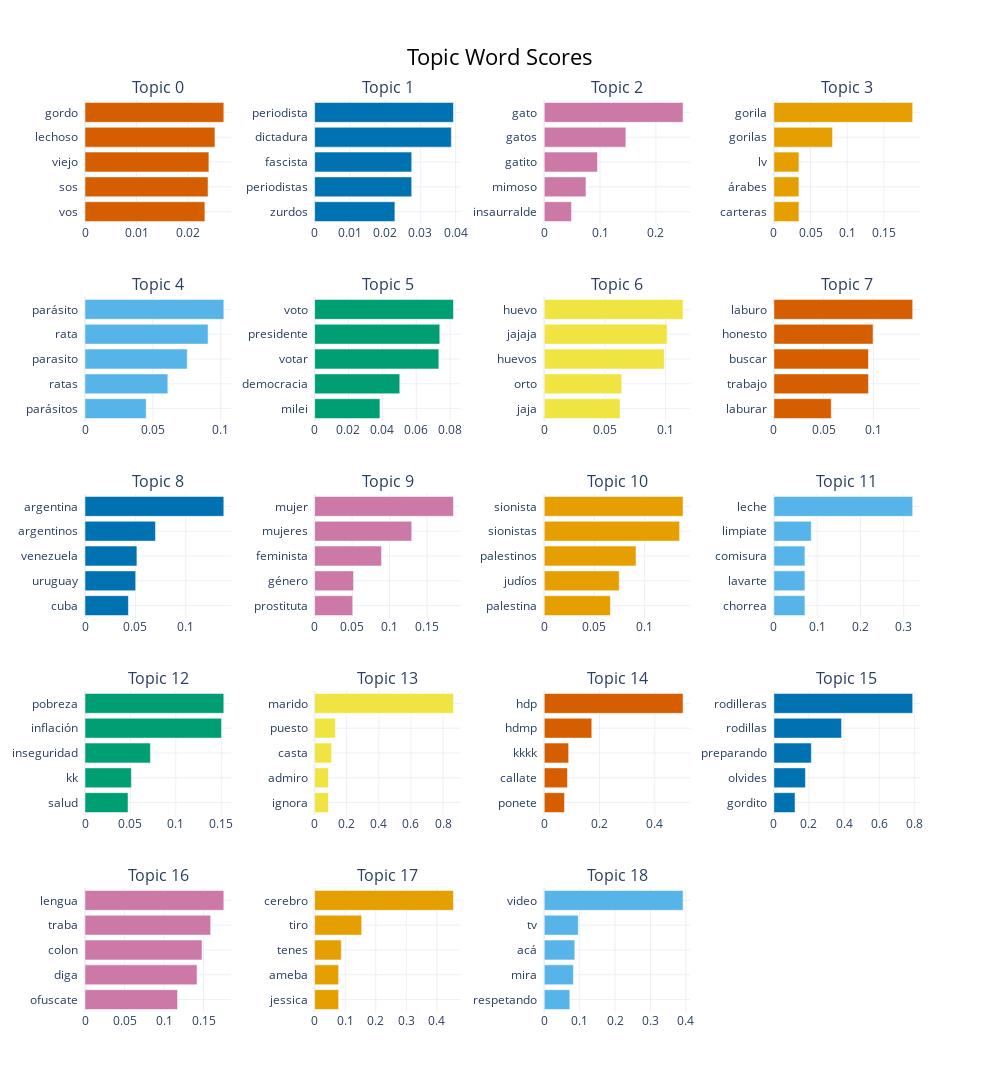

Notebook cell for this chart:
### Markdown cell above
### Términos por tópico

### Code cell
topic_model.visualize_barchart(top_n_topics=20)

### Figure 1 — Plotly figure (JSON) as saved in the notebook; plotly's stock layout.template omitted (floating-point values rounded to 4 significant figures)
{"data": [{"marker": {"color": "#D55E00"}, "orientation": "h", "type": "bar", "x": [0.02327, 0.02389, 0.02405, 0.02523, 0.02695], "xaxis": "x", "y": ["vos  ", "sos  ", "viejo  ", "lechoso  ", "gordo  "], "yaxis": "y"}, {"marker": {"color": "#0072B2"}, "orientation": "h", "type": "bar", "x": [0.02277, 0.02755, 0.02755, 0.03879, 0.03939], "xaxis": "x2", "y": ["zurdos  ", "periodistas  ", "fascista  ", "dictadura  ", "periodista  "], "yaxis": "y2"}, {"marker": {"color": "#CC79A7"}, "orientation": "h", "type": "bar", "x": [0.04882, 0.07472, 0.0954, 0.1462, 0.2487], "xaxis": "x3", "y": ["insaurralde  ", "mimoso  ", "gatito  ", "gatos  ", "gato  "], "yaxis": "y3"}, {"marker": {"color": "#E69F00"}, "orientation": "h", "type": "bar", "x": [0.03416, 0.03416, 0.03416, 0.08001, 0.1893], "xaxis": "x4", "y": ["carteras  ", "árabes  ", "lv  ", "gorilas  ", "gorila  "], "yaxis": "y4"}, {"marker": {"color": "#56B4E9"}, "orientation": "h", "type": "bar", "x": [0.0451, 0.06105, 0.07534, 0.09071, 0.1023], "xaxis": "x5", "y": ["parásitos  ", "ratas  ", "parasito  ", "rata  ", "parásito  "], "yaxis": "y5"}, {"marker": {"color": "#009E73"}, "orientation": "h", "type": "bar", "x": [0.03856, 0.0503, 0.07335, 0.07392, 0.08198], "xaxis": "x6", "y": ["milei  ", "democracia  ", "votar  ", "presidente  ", "voto  "], "yaxis": "y6"}, {"marker": {"color": "#F0E442"}, "orientation": "h", "type": "bar", "x": [0.06247, 0.06385, 0.09888, 0.1013, 0.1144], "xaxis": "x7", "y": ["jaja  ", "orto  ", "huevos  ", "jajaja  ", "huevo  "], "yaxis": "y7"}, {"marker": {"color": "#D55E00"}, "orientation": "h", "type": "bar", "x": [0.05768, 0.09506, 0.09506, 0.09969, 0.1395], "xaxis": "x8", "y": ["laburar  ", "trabajo  ", "buscar  ", "honesto  ", "laburo  "], "yaxis": "y8"}, {"marker": {"color": "#0072B2"}, "orientation": "h", "type": "bar", "x": [0.04309, 0.05031, 0.0515, 0.06992, 0.1377], "xaxis": "x9", "y": ["cuba  ", "uruguay  ", "venezuela  ", "argentinos  ", "argentina  "], "yaxis": "y9"}, {"marker": {"color": "#CC79A7"}, "orientation": "h", "type": "bar", "x": [0.05088, 0.05192, 0.08929, 0.1296, 0.1853], "xaxis": "x10", "y": ["prostituta  ", "género  ", "feminista  ", "mujeres  ", "mujer  "], "yaxis": "y10"}, {"marker": {"color": "#E69F00"}, "orientation": "h", "type": "bar", "x": [0.06589, 0.07467, 0.0914, 0.1348, 0.1382], "xaxis": "x11", "y": ["palestina  ", "judíos  ", "palestinos  ", "sionistas  ", "sionista  "], "yaxis": "y11"}, {"marker": {"color": "#56B4E9"}, "orientation": "h", "type": "bar", "x": [0.07174, 0.07174, 0.07174, 0.0864, 0.3207], "xaxis": "x12", "y": ["chorrea  ", "lavarte  ", "comisura  ", "limpiate  ", "leche  "], "yaxis": "y12"}, {"marker": {"color": "#009E73"}, "orientation": "h", "type": "bar", "x": [0.04737, 0.05106, 0.07203, 0.1503, 0.1529], "xaxis": "x13", "y": ["salud  ", "kk  ", "inseguridad  ", "inflación  ", "pobreza  "], "yaxis": "y13"}, {"marker": {"color": "#F0E442"}, "orientation": "h", "type": "bar", "x": [0.08611, 0.08611, 0.1057, 0.1291, 0.8648], "xaxis": "x14", "y": ["ignora  ", "admiro  ", "casta  ", "puesto  ", "marido  "], "yaxis": "y14"}, {"marker": {"color": "#D55E00"}, "orientation": "h", "type": "bar", "x": [0.07332, 0.084, 0.08823, 0.172, 0.5022], "xaxis": "x15", "y": ["ponete  ", "callate  ", "kkkk  ", "hdmp  ", "hdp  "], "yaxis": "y15"}, {"marker": {"color": "#0072B2"}, "orientation": "h", "type": "bar", "x": [0.1206, 0.1797, 0.2134, 0.3856, 0.7907], "xaxis": "x16", "y": ["gordito  ", "olvides  ", "preparando  ", "rodillas  ", "rodilleras  "], "yaxis": "y16"}, {"marker": {"color": "#CC79A7"}, "orientation": "h", "type": "bar", "x": [0.1172, 0.1418, 0.1481, 0.1591, 0.1757], "xaxis": "x17", "y": ["ofuscate  ", "diga  ", "colon  ", "traba  ", "lengua  "], "yaxis": "y17"}, {"marker": {"color": "#E69F00"}, "orientation": "h", "type": "bar", "x": [0.07854, 0.07854, 0.0872, 0.154, 0.4541], "xaxis": "x18", "y": ["jessica  ", "ameba  ", "tenes  ", "tiro  ", "cerebro  "], "yaxis": "y18"}, {"marker": {"color": "#56B4E9"}, "orientation": "h", "type": "bar", "x": [0.07219, 0.08227, 0.08626, 0.0961, 0.392], "xaxis": "x19", "y": ["respetando  ", "mira  ", "acá  ", "tv  ", "video  "], "yaxis": "y19"}], "layout": {"annotations": [{"font": {"size": 16}, "showarrow": false, "text": "Topic 0", "x": 0.0875, "xanchor": "center", "xref": "paper", "y": 1.0, "yanchor": "bottom", "yref": "paper"}, {"font": {"size": 16}, "showarrow": false, "text": "Topic 1", "x": 0.3625, "xanchor": "center", "xref": "paper", "y": 1.0, "yanchor": "bottom", "yref": "paper"}, {"font": {"size": 16}, "showarrow": false, "text": "Topic 2", "x": 0.6375, "xanchor": "center", "xref": "paper", "y": 1.0, "yanchor": "bottom", "yref": "paper"}, {"font": {"size": 16}, "showarrow": false, "text": "Topic 3", "x": 0.9125, "xanchor": "center", "xref": "paper", "y": 1.0, "yanchor": "bottom", "yref": "paper"}, {"font": {"size": 16}, "showarrow": false, "text": "Topic 4", "x": 0.0875, "xanchor": "center", "xref": "paper", "y": 0.784, "yanchor": "bottom", "yref": "paper"}, {"font": {"size": 16}, "showarrow": false, "text": "Topic 5", "x": 0.3625, "xanchor": "center", "xref": "paper", "y": 0.784, "yanchor": "bottom", "yref": "paper"}, {"font": {"size": 16}, "showarrow": false, "text": "Topic 6", "x": 0.6375, "xanchor": "center", "xref": "paper", "y": 0.784, "yanchor": "bottom", "yref": "paper"}, {"font": {"size": 16}, "showarrow": false, "text": "Topic 7", "x": 0.9125, "xanchor": "center", "xref": "paper", "y": 0.784, "yanchor": "bottom", "yref": "paper"}, {"font": {"size": 16}, "showarrow": false, "text": "Topic 8", "x": 0.0875, "xanchor": "center", "xref": "paper", "y": 0.568, "yanchor": "bottom", "yref": "paper"}, {"font": {"size": 16}, "showarrow": false, "text": "Topic 9", "x": 0.3625, "xanchor": "center", "xref": "paper", "y": 0.568, "yanchor": "bottom", "yref": "paper"}, {"font": {"size": 16}, "showarrow": false, "text": "Topic 10", "x": 0.6375, "xanchor": "center", "xref": "paper", "y": 0.568, "yanchor": "bottom", "yref": "paper"}, {"font": {"size": 16}, "showarrow": false, "text": "Topic 11", "x": 0.9125, "xanchor": "center", "xref": "paper", "y": 0.568, "yanchor": "bottom", "yref": "paper"}, {"font": {"size": 16}, "showarrow": false, "text": "Topic 12", "x": 0.0875, "xanchor": "center", "xref": "paper", "y": 0.352, "yanchor": "bottom", "yref": "paper"}, {"font": {"size": 16}, "showarrow": false, "text": "Topic 13", "x": 0.3625, "xanchor": "center", "xref": "paper", "y": 0.352, "yanchor": "bottom", "yref": "paper"}, {"font": {"size": 16}, "showarrow": false, "text": "Topic 14", "x": 0.6375, "xanchor": "center", "xref": "paper", "y": 0.352, "yanchor": "bottom", "yref": "paper"}, {"font": {"size": 16}, "showarrow": false, "text": "Topic 15", "x": 0.9125, "xanchor": "center", "xref": "paper", "y": 0.352, "yanchor": "bottom", "yref": "paper"}, {"font": {"size": 16}, "showarrow": false, "text": "Topic 16", "x": 0.0875, "xanchor": "center", "xref": "paper", "y": 0.136, "yanchor": "bottom", "yref": "paper"}, {"font": {"size": 16}, "showarrow": false, "text": "Topic 17", "x": 0.3625, "xanchor": "center", "xref": "paper", "y": 0.136, "yanchor": "bottom", "yref": "paper"}, {"font": {"size": 16}, "showarrow": false, "text": "Topic 18", "x": 0.6375, "xanchor": "center", "xref": "paper", "y": 0.136, "yanchor": "bottom", "yref": "paper"}], "height": 1250, "hoverlabel": {"bgcolor": "white", "font": {"family": "Rockwell", "size": 16}}, "showlegend": false, "title": {"font": {"color": "Black", "size": 22}, "text": "Topic Word Scores", "x": 0.5, "xanchor": "center", "yanchor": "top"}, "width": 1000, "xaxis": {"anchor": "y", "domain": [0, 0.175], "showgrid": true}, "xaxis10": {"anchor": "y10", "domain": [0.275, 0.45], "showgrid": true}, "xaxis11": {"anchor": "y11", "domain": [0.55, 0.725], "showgrid": true}, "xaxis12": {"anchor": "y12", "domain": [0.825, 1], "showgrid": true}, "xaxis13": {"anchor": "y13", "domain": [0, 0.175], "showgrid": true}, "xaxis14": {"anchor": "y14", "domain": [0.275, 0.45], "showgrid": true}, "xaxis15": {"anchor": "y15", "domain": [0.55, 0.725], "showgrid": true}, "xaxis16": {"anchor": "y16", "domain": [0.825, 1], "showgrid": true}, "xaxis17": {"anchor": "y17", "domain": [0, 0.175], "showgrid": true}, "xaxis18": {"anchor": "y18", "domain": [0.275, 0.45], "showgrid": true}, "xaxis19": {"anchor": "y19", "domain": [0.55, 0.725], "showgrid": true}, "xaxis2": {"anchor": "y2", "domain": [0.275, 0.45], "showgrid": true}, "xaxis20": {"anchor": "y20", "domain": [0.825, 1], "showgrid": true}, "xaxis3": {"anchor": "y3", "domain": [0.55, 0.725], "showgrid": true}, "xaxis4": {"anchor": "y4", "domain": [0.825, 1], "showgrid": true}, "xaxis5": {"anchor": "y5", "domain": [0, 0.175], "showgrid": true}, "xaxis6": {"anchor": "y6", "domain": [0.275, 0.45], "showgrid": true}, "xaxis7": {"anchor": "y7", "domain": [0.55, 0.725], "showgrid": true}, "xaxis8": {"anchor": "y8", "domain": [0.825, 1], "showgrid": true}, "xaxis9": {"anchor": "y9", "domain": [0, 0.175], "showgrid": true}, "yaxis": {"anchor": "x", "domain": [0.864, 1.0], "showgrid": true}, "yaxis10": {"anchor": "x10", "domain": [0.432, 0.568], "showgrid": true}, "yaxis11": {"anchor": "x11", "domain": [0.432, 0.568], "showgrid": true}, "yaxis12": {"anchor": "x12", "domain": [0.432, 0.568], "showgrid": true}, "yaxis13": {"anchor": "x13", "domain": [0.216, 0.352], "showgrid": true}, "yaxis14": {"anchor": "x14", "domain": [0.216, 0.352], "showgrid": true}, "yaxis15": {"anchor": "x15", "domain": [0.216, 0.352], "showgrid": true}, "yaxis16": {"anchor": "x16", "domain": [0.216, 0.352], "showgrid": true}, "yaxis17": {"anchor": "x17", "domain": [0, 0.136], "showgrid": true}, "yaxis18": {"anchor": "x18", "domain": [0, 0.136], "showgrid": true}, "yaxis19": {"anchor": "x19", "domain": [0, 0.136], "showgrid": true}, "yaxis2": {"anchor": "x2", "domain": [0.864, 1.0], "showgrid": true}, "yaxis20": {"anchor": "x20", "domain": [0, 0.136], "showgrid": true}, "yaxis3": {"anchor": "x3", "domain": [0.864, 1.0], "showgrid": true}, "yaxis4": {"anchor": "x4", "domain": [0.864, 1.0], "showgrid": true}, "yaxis5": {"anchor": "x5", "domain": [0.648, 0.784], "showgrid": true}, "yaxis6": {"anchor": "x6", "domain": [0.648, 0.784], "showgrid": true}, "yaxis7": {"anchor": "x7", "domain": [0.648, 0.784], "showgrid": true}, "yaxis8": {"anchor": "x8", "domain": [0.648, 0.784], "showgrid": true}, "yaxis9": {"anchor": "x9", "domain": [0.432, 0.568], "showgrid": true}}}
